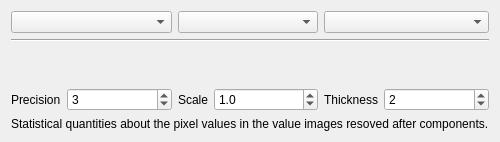
         <widget class="QWidget" name="tab_ImgSta">
          <property name="enabled">
           <bool>true</bool>
          </property>
          <attribute name="title">
           <string>Statistic</string>
          </attribute>
          <layout class="QGridLayout" name="gridLayout_7">
           <item row="4" column="1" colspan="6">
            <widget class="QLabel" name="label_ImgSta_Info">
             <property name="text">
              <string>Statistical quantities about the pixel values in the value images resoved after components.</string>
             </property>
            </widget>
           </item>
           <item row="3" column="6">
            <widget class="QSpinBox" name="spinBox_ImgSta_Thickness">
             <property name="sizePolicy">
              <sizepolicy hsizetype="Ignored" vsizetype="Fixed">
               <horstretch>0</horstretch>
               <verstretch>0</verstretch>
              </sizepolicy>
             </property>
             <property name="minimum">
              <number>1</number>
             </property>
             <property name="maximum">
              <number>9</number>
             </property>
             <property name="value">
              <number>2</number>
             </property>
            </widget>
           </item>
           <item row="3" column="5">
            <widget class="QLabel" name="label_ImgSta_Thickness">
             <property name="sizePolicy">
              <sizepolicy hsizetype="Maximum" vsizetype="Preferred">
               <horstretch>0</horstretch>
               <verstretch>0</verstretch>
              </sizepolicy>
             </property>
             <property name="text">
              <string>Thickness</string>
             </property>
            </widget>
           </item>
           <item row="0" column="1" colspan="2">
            <widget class="QComboBox" name="comboBox_ImgSta_Image">
             <property name="sizePolicy">
              <sizepolicy hsizetype="Preferred" vsizetype="Fixed">
               <horstretch>1</horstretch>
               <verstretch>0</verstretch>
              </sizepolicy>
             </property>
             <property name="minimumSize">
              <size>
               <width>0</width>
               <height>20</height>
              </size>
             </property>
             <property name="maximumSize">
              <size>
               <width>16777215</width>
               <height>16777215</height>
              </size>
             </property>
            </widget>
           </item>
           <item row="0" column="5" colspan="2">
            <widget class="QComboBox" name="comboBox_ImgSta_Geometric">
             <property name="sizePolicy">
              <sizepolicy hsizetype="Preferred" vsizetype="Fixed">
               <horstretch>1</horstretch>
               <verstretch>0</verstretch>
              </sizepolicy>
             </property>
             <property name="minimumSize">
              <size>
               <width>0</width>
               <height>20</height>
              </size>
             </property>
             <property name="maximumSize">
              <size>
               <width>16777215</width>
               <height>16777215</height>
              </size>
             </property>
            </widget>
           </item>
           <item row="0" column="3" colspan="2">
            <widget class="QComboBox" name="comboBox_ImgSta_Stat">
             <property name="sizePolicy">
              <sizepolicy hsizetype="Preferred" vsizetype="Fixed">
               <horstretch>1</horstretch>
               <verstretch>0</verstretch>
              </sizepolicy>
             </property>
             <property name="minimumSize">
              <size>
               <width>0</width>
               <height>20</height>
              </size>
             </property>
             <property name="maximumSize">
              <size>
               <width>16777215</width>
               <height>16777215</height>
              </size>
             </property>
            </widget>
           </item>
           <item row="3" column="1">
            <widget class="QLabel" name="label_ImgSta_Precision">
             <property name="sizePolicy">
              <sizepolicy hsizetype="Maximum" vsizetype="Preferred">
               <horstretch>0</horstretch>
               <verstretch>0</verstretch>
              </sizepolicy>
             </property>
             <property name="text">
              <string>Precision</string>
             </property>
            </widget>
           </item>
           <item row="3" column="3">
            <widget class="QLabel" name="label_ImgSta_Scale">
             <property name="sizePolicy">
              <sizepolicy hsizetype="Maximum" vsizetype="Preferred">
               <horstretch>0</horstretch>
               <verstretch>0</verstretch>
              </sizepolicy>
             </property>
             <property name="text">
              <string>Scale</string>
             </property>
            </widget>
           </item>
           <item row="3" column="2">
            <widget class="QSpinBox" name="spinBox_ImgSta_Precision">
             <property name="sizePolicy">
              <sizepolicy hsizetype="Ignored" vsizetype="Fixed">
               <horstretch>0</horstretch>
               <verstretch>0</verstretch>
              </sizepolicy>
             </property>
             <property name="minimum">
              <number>1</number>
             </property>
             <property name="maximum">
              <number>9</number>
             </property>
             <property name="value">
              <number>3</number>
             </property>
            </widget>
           </item>
           <item row="3" column="4">
            <widget class="QDoubleSpinBox" name="doubleSpinBox_ImgSta_Scale">
             <property name="sizePolicy">
              <sizepolicy hsizetype="Ignored" vsizetype="Fixed">
               <horstretch>0</horstretch>
               <verstretch>0</verstretch>
              </sizepolicy>
             </property>
             <property name="decimals">
              <number>1</number>
             </property>
             <property name="minimum">
              <double>0.100000000000000</double>
             </property>
             <property name="maximum">
              <double>9.900000000000000</double>
             </property>
             <property name="singleStep">
              <double>0.100000000000000</double>
             </property>
             <property name="value">
              <double>1.000000000000000</double>
             </property>
            </widget>
           </item>
           <item row="1" column="1" colspan="6">
            <widget class="Line" name="line_ImgSta">
             <property name="orientation">
              <enum>Qt::Horizontal</enum>
             </property>
            </widget>
           </item>
           <item row="2" column="1">
            <spacer name="verticalSpacer_ImgSta">
             <property name="orientation">
              <enum>Qt::Vertical</enum>
             </property>
             <property name="sizeHint" stdset="0">
              <size>
               <width>20</width>
               <height>40</height>
              </size>
             </property>
            </spacer>
           </item>
          </layout>
         </widget>
